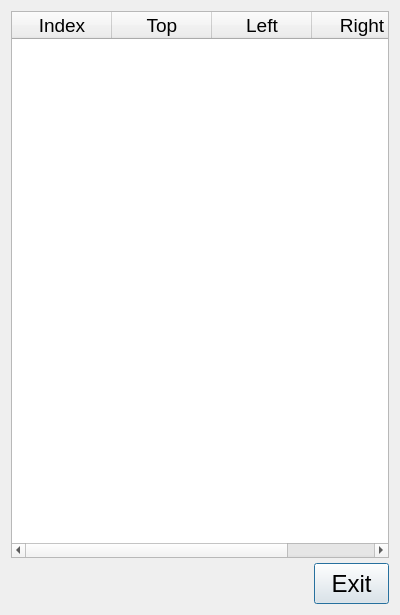
<?xml version="1.0" encoding="UTF-8"?>
<ui version="4.0">
 <class>dlgResult</class>
 <widget class="QDialog" name="dlgResult">
  <property name="geometry">
   <rect>
    <x>0</x>
    <y>0</y>
    <width>400</width>
    <height>615</height>
   </rect>
  </property>
  <property name="windowTitle">
   <string>Dialog</string>
  </property>
  <layout class="QGridLayout" name="gridLayout">
   <item row="0" column="0">
    <layout class="QVBoxLayout" name="verticalLayout">
     <property name="spacing">
      <number>5</number>
     </property>
     <item>
      <widget class="QTableWidget" name="tableWidget">
       <column>
        <property name="text">
         <string>Index</string>
        </property>
        <property name="font">
         <font>
          <family>Arial</family>
          <pointsize>14</pointsize>
         </font>
        </property>
       </column>
       <column>
        <property name="text">
         <string>Top</string>
        </property>
        <property name="font">
         <font>
          <family>Arial</family>
          <pointsize>14</pointsize>
         </font>
        </property>
       </column>
       <column>
        <property name="text">
         <string>Left</string>
        </property>
        <property name="font">
         <font>
          <family>Arial</family>
          <pointsize>14</pointsize>
         </font>
        </property>
       </column>
       <column>
        <property name="text">
         <string>Right</string>
        </property>
        <property name="font">
         <font>
          <family>Arial</family>
          <pointsize>14</pointsize>
         </font>
        </property>
       </column>
      </widget>
     </item>
     <item>
      <widget class="QPushButton" name="pbExit">
       <property name="sizePolicy">
        <sizepolicy hsizetype="Minimum" vsizetype="Fixed">
         <horstretch>0</horstretch>
         <verstretch>0</verstretch>
        </sizepolicy>
       </property>
       <property name="minimumSize">
        <size>
         <width>75</width>
         <height>41</height>
        </size>
       </property>
       <property name="maximumSize">
        <size>
         <width>75</width>
         <height>16777215</height>
        </size>
       </property>
       <property name="font">
        <font>
         <family>Arial</family>
         <pointsize>18</pointsize>
        </font>
       </property>
       <property name="layoutDirection">
        <enum>Qt::RightToLeft</enum>
       </property>
       <property name="styleSheet">
        <string notr="true">background-color:rgb(68, 114, 196);
            color: white;   
            border-radius: 5px;}
		QPushButton:hover{background-color:rgb(195,195,195); 
            color: blue;}
		QPushButton:pressed{background-color:rgb(85, 170, 255);</string>
       </property>
       <property name="text">
        <string>Exit</string>
       </property>
      </widget>
     </item>
    </layout>
   </item>
  </layout>
 </widget>
 <resources/>
 <connections/>
</ui>
